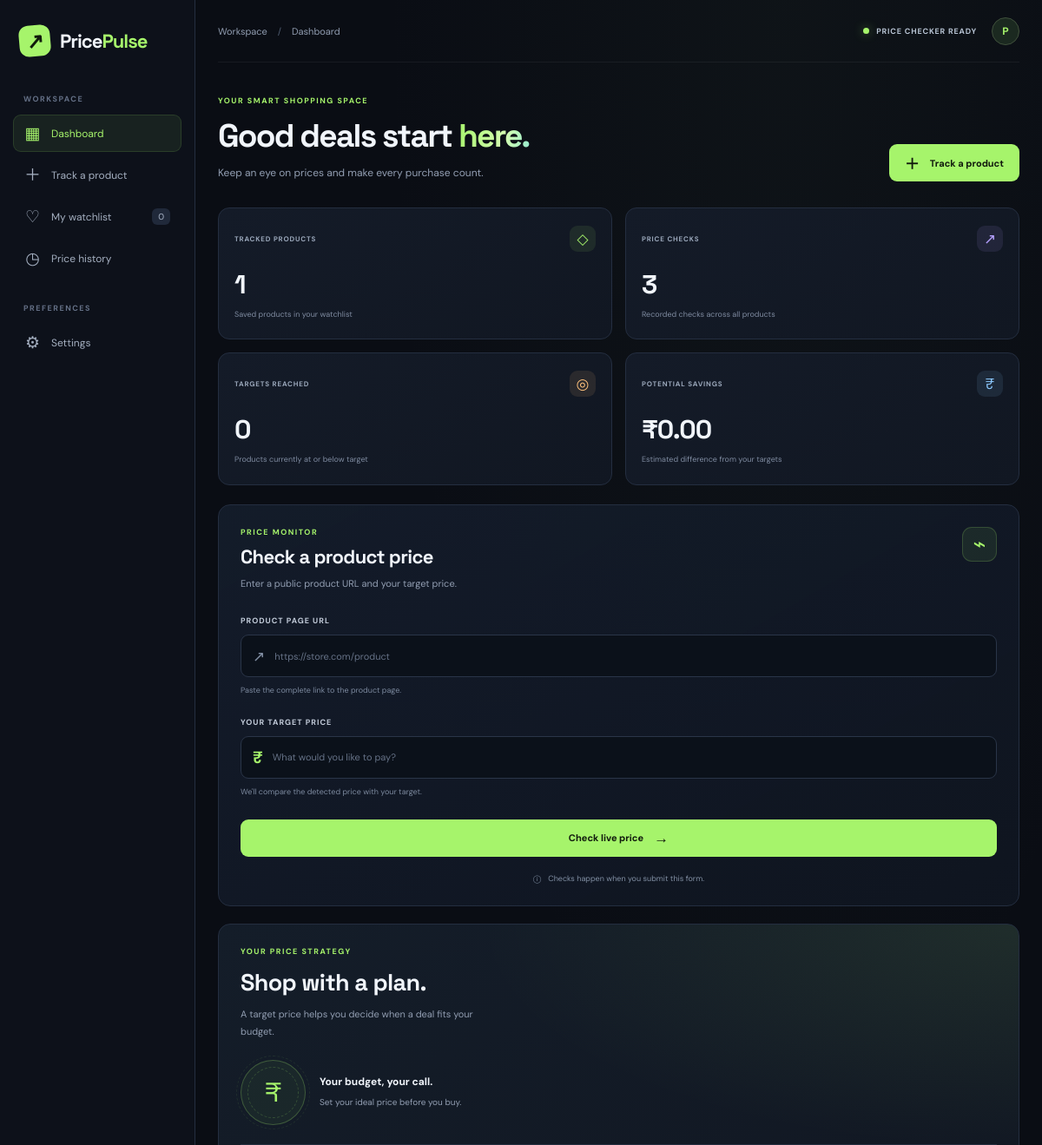
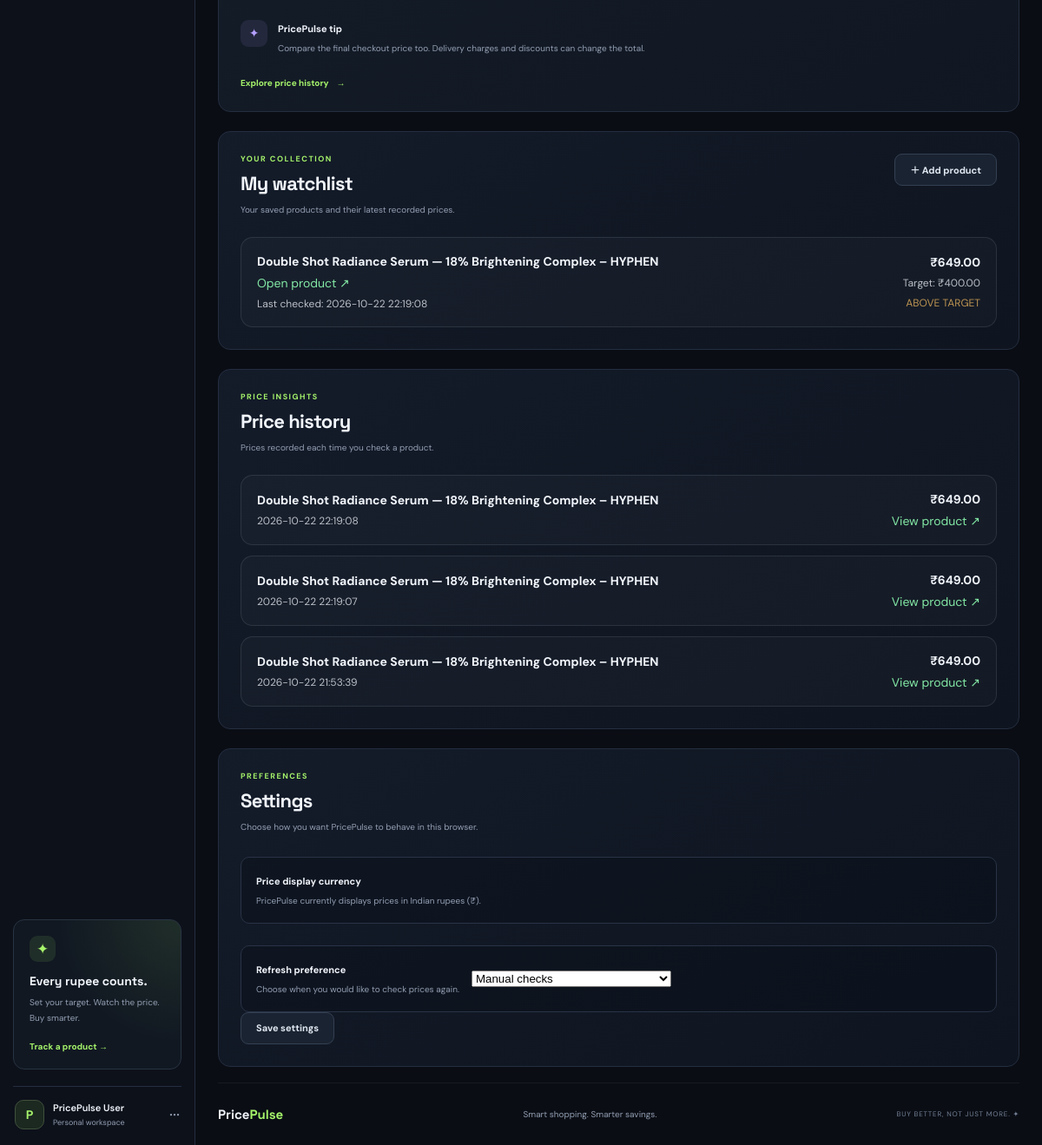
The page / on the database its author committed (2 pictures, top to bottom).
### tables this page shows
CREATE TABLE products (
                id INTEGER PRIMARY KEY AUTOINCREMENT,
                url TEXT UNIQUE NOT NULL,
                name TEXT NOT NULL,
                target_price REAL NOT NULL,
                current_price REAL NOT NULL,
                checked_at TEXT NOT NULL
            );

CREATE TABLE price_history (
                id INTEGER PRIMARY KEY AUTOINCREMENT,
                product_id INTEGER NOT NULL,
                price REAL NOT NULL,
                checked_at TEXT NOT NULL,
                FOREIGN KEY (product_id) REFERENCES products(id)
            );

### app.py (the view, shortened to what this page needs)
@app.route("/", methods=["GET", "POST"])
def index():
    result = None
    error = None
    dashboard = get_dashboard_data()
    return render_template(
        "index.html",
        result=result,
        error=error,
        **dashboard
    )

### app.py (called while the page is built)
def get_db():
    conn = sqlite3.connect(DATABASE)
    conn.row_factory = sqlite3.Row
    return conn

### templates/index.html (shortened to what this page needs)
<!DOCTYPE html>
<html lang="en">
<head>
    <link rel="stylesheet" href="{{ url_for('static', filename='style.css') }}">
</head>
<body>
    <div class="app-shell">
        <aside class="sidebar">
            <a href="#dashboard" class="brand">
                <span class="brand-icon">↗</span>
                <span>Price<span class="accent">Pulse</span></span>
            </a>
            <div class="sidebar-label">WORKSPACE</div>
            <nav class="sidebar-nav">
                <a href="#dashboard" class="nav-link active">
                    <span class="nav-icon">▦</span> Dashboard
                </a>
                <a href="#track" class="nav-link">
                    <span class="nav-icon">＋</span> Track a product
                </a>
                <a href="#watchlist" class="nav-link">
                    <span class="nav-icon">♡</span> My watchlist
                    <span class="nav-count">0</span>
                </a>
                <a href="#history" class="nav-link">
                    <span class="nav-icon">◷</span> Price history
                </a>
            </nav>
            <div class="sidebar-label">PREFERENCES</div>
            <nav class="sidebar-nav">
                <a href="#settings" class="nav-link">
                    <span class="nav-icon">⚙</span> Settings
                </a>
            </nav>
            <div class="sidebar-spacer"></div>
            <div class="sidebar-promo">
                <div class="promo-symbol">✦</div>
                <h3>Every rupee counts.</h3>
                <p>Set your target. Watch the price. Buy smarter.</p>
                <a href="#track">Track a product →</a>
            </div>
            <div class="sidebar-footer">
                <span class="profile-avatar">P</span>
                <div>
                    <strong>PricePulse User</strong>
                    <span>Personal workspace</span>
                </div>
                <span class="profile-menu">···</span>
            </div>
        </aside>
        <main class="main-content" id="dashboard">
            <header class="topbar">
                <div class="breadcrumb">Workspace <span>/</span> Dashboard</div>
                <div class="topbar-right">
                    <span class="system-status">
                        <span class="status-dot"></span> PRICE CHECKER READY
                    </span>
                    <span class="topbar-avatar">P</span>
                </div>
            </header>
            <section class="page-heading">
                <div>
                    <div class="eyebrow">YOUR SMART SHOPPING SPACE</div>
                    <h1>Good deals start <span class="gradient-text">here.</span></h1>
                    <p>Keep an eye on prices and make every purchase count.</p>
                </div>
                <a href="#track" class="primary-button heading-button">
                    <span>＋</span> Track a product
                </a>
            </section>
<section class="stats-grid">
    <article class="stat-card">
        <div class="stat-top">
            <span class="stat-label">TRACKED PRODUCTS</span>
            <span class="stat-icon green-icon">◇</span>
        </div>
        <div class="stat-value">{{ total_products }}</div>
        <div class="stat-foot">Saved products in your watchlist</div>
    </article>
    <article class="stat-card">
        <div class="stat-top">
            <span class="stat-label">PRICE CHECKS</span>
            <span class="stat-icon purple-icon">↗</span>
        </div>
        <div class="stat-value">{{ price_checks }}</div>
        <div class="stat-foot">Recorded checks across all products</div>
    </article>
    <article class="stat-card">
        <div class="stat-top">
            <span class="stat-label">TARGETS REACHED</span>
            <span class="stat-icon orange-icon">◎</span>
        </div>
        <div class="stat-value">{{ deals }}</div>
        <div class="stat-foot">Products currently at or below target</div>
    </article>
    <article class="stat-card">
        <div class="stat-top">
            <span class="stat-label">POTENTIAL SAVINGS</span>
            <span class="stat-icon blue-icon">₹</span>
        </div>
        <div class="stat-value">
            ₹{{ "%.2f"|format(potential_savings) }}
        </div>
        <div class="stat-foot">Estimated difference from your targets</div>
    </article>
</section>
            <section class="content-grid">
                <article class="panel tracker-panel" id="track">
                    <div class="panel-heading">
                        <div>
                            <div class="section-label">PRICE MONITOR</div>
                            <h2>Check a product price</h2>
                            <p>Enter a public product URL and your target price.</p>
                        </div>
                        <span class="panel-symbol">⌁</span>
                    </div>
                    <form method="POST" action="/" class="tracker-form">
                        <label for="url">PRODUCT PAGE URL</label>
                        <div class="input-wrap">
                            <span class="input-icon">↗</span>
                            <input
                                type="url"
                                id="url"
                                name="url"
                                placeholder="https://store.com/product"
                                value="{{ request.form.get('url', '') }}"
                                required
                            >
                        </div>
                        <p class="input-hint">Paste the complete link to the product page.</p>
                        <label for="target_price">YOUR TARGET PRICE</label>
                        <div class="input-wrap">
                            <span class="currency-symbol">₹</span>
                            <input
                                type="number"
                                id="target_price"
                                name="target_price"
                                min="0.01"
                                step="0.01"
                                placeholder="What would you like to pay?"
                                value="{{ request.form.get('target_price', '') }}"
                                required
                            >
                        </div>
                        <p class="input-hint">We'll compare the detected price with your target.</p>
                        <button type="submit" class="primary-button submit-button">
                            Check live price <span>→</span>
                        </button>
                    </form>
                    <div class="form-note">
                        <span>ⓘ</span>
                        Checks happen when you submit this form.
                    </div>
                </article>
                <article class="panel insight-panel">
                    <div class="section-label">YOUR PRICE STRATEGY</div>
                    <h2>Shop with a plan.</h2>
                    <p class="insight-description">
                        A target price helps you decide when a deal fits your budget.
                    </p>
                    <div class="strategy-visual">
                        <div class="strategy-ring">
                            <span>₹</span>
                        </div>
                        <div class="strategy-copy">
                            <strong>Your budget, your call.</strong>
                            <span>Set your ideal price before you buy.</span>
                        </div>
                    </div>
                    <div class="insight-divider"></div>
                    <div class="mini-tip">
                        <span class="tip-icon">✦</span>
                        <div>
                            <strong>PricePulse tip</strong>
                            <p>Compare the final checkout price too. Delivery charges and discounts can change the total.</p>
                        </div>
                    </div>
                    <a href="#history" class="text-link">Explore price history <span>→</span></a>
                </article>
            </section>
<section class="panel lower-panel" id="watchlist">
    <div class="lower-heading">
        <div>
            <div class="section-label">YOUR COLLECTION</div>
            <h2>My watchlist</h2>
            <p>Your saved products and their latest recorded prices.</p>
        </div>
        <a href="#track" class="secondary-button">＋ Add product</a>
    </div>
    {% if watchlist %}
    <div class="product-list">
        {% for product in watchlist %}
        <article class="product-row">
            <div class="product-info">
                <strong>{{ product.name }}</strong>
                <a href="{{ product.url }}" target="_blank"
                   rel="noopener noreferrer">Open product ↗</a>
                <span>Last checked: {{ product.checked_at }}</span>
            </div>
            <div class="product-price">
                <strong>₹{{ "%.2f"|format(product.current_price) }}</strong>
                <span>Target: ₹{{ "%.2f"|format(product.target_price) }}</span>
                {% if product.current_price <= product.target_price %}
                <span class="deal-label">TARGET REACHED</span>
                {% else %}
                <span class="waiting-label">ABOVE TARGET</span>
                {% endif %}
            </div>
        </article>
        {% endfor %}
    </div>
    {% endif %}
</section>
<section class="panel lower-panel" id="history">
    <div class="lower-heading">
        <div>
            <div class="section-label">PRICE INSIGHTS</div>
            <h2>Price history</h2>
            <p>Prices recorded each time you check a product.</p>
        </div>
    </div>
    {% if history %}
    <div class="product-list">
        {% for item in history %}
        <article class="product-row">
            <div class="product-info">
                <strong>{{ item.name }}</strong>
                <span>{{ item.checked_at }}</span>
            </div>
            <div class="product-price">
                <strong>₹{{ "%.2f"|format(item.price) }}</strong>
                <a href="{{ item.url }}" target="_blank"
                   rel="noopener noreferrer">View product ↗</a>
            </div>
        </article>
        {% endfor %}
    </div>
    {% else %}
    <div class="empty-state">
        <div class="empty-icon">◷</div>
        <h3>No recorded prices yet</h3>
        <p>Your real price history will appear here after successful checks.</p>
    </div>
    {% endif %}
</section>
<section class="panel lower-panel" id="settings">
    <div class="lower-heading">
        <div>
            <div class="section-label">PREFERENCES</div>
            <h2>Settings</h2>
            <p>Choose how you want PricePulse to behave in this browser.</p>
        </div>
    </div>
    <div class="settings-row">
        <div>
            <strong>Price display currency</strong>
            <p>PricePulse currently displays prices in Indian rupees (₹).</p>
        </div>
    </div>
    <div class="settings-row">
        <div>
            <strong>Refresh preference</strong>
            <p>Choose when you would like to check prices again.</p>
        </div>
        <select id="refreshPreference">
            <option value="manual">Manual checks</option>
        </select>
    </div>
    <button type="button" class="secondary-button" id="saveSettings">
        Save settings
    </button>
</section>
            <footer class="page-footer">
                <a href="#dashboard" class="footer-brand">Price<span class="accent">Pulse</span></a>
                <p>Smart shopping. Smarter savings.</p>
                <span>BUY BETTER, NOT JUST MORE. ✦</span>
            </footer>
        </main>
    </div>
</body>
</html>

### rows shown on the page
products: name "Double Shot Radiance Serum — 18% Brightening Complex – HYPHEN", checked_at "2026-10-22 22:19:08", current_price "649.00", target_price "400.00", shows "ABOVE TARGET"
price_history: name "Double Shot Radiance Serum — 18% Brightening Complex – HYPHEN", checked_at "2026-10-22 22:19:08", price "649.00"
price_history: name "Double Shot Radiance Serum — 18% Brightening Complex – HYPHEN", checked_at "2026-10-22 22:19:07", price "649.00"
price_history: name "Double Shot Radiance Serum — 18% Brightening Complex – HYPHEN", checked_at "2026-10-22 21:53:39", price "649.00"

### other values the page prints
{{ total_products }} "1"
{{ price_checks }} "3"
{{ deals }} "0"
{{ "%.2f"|format(potential_savings) }} "0.00"
